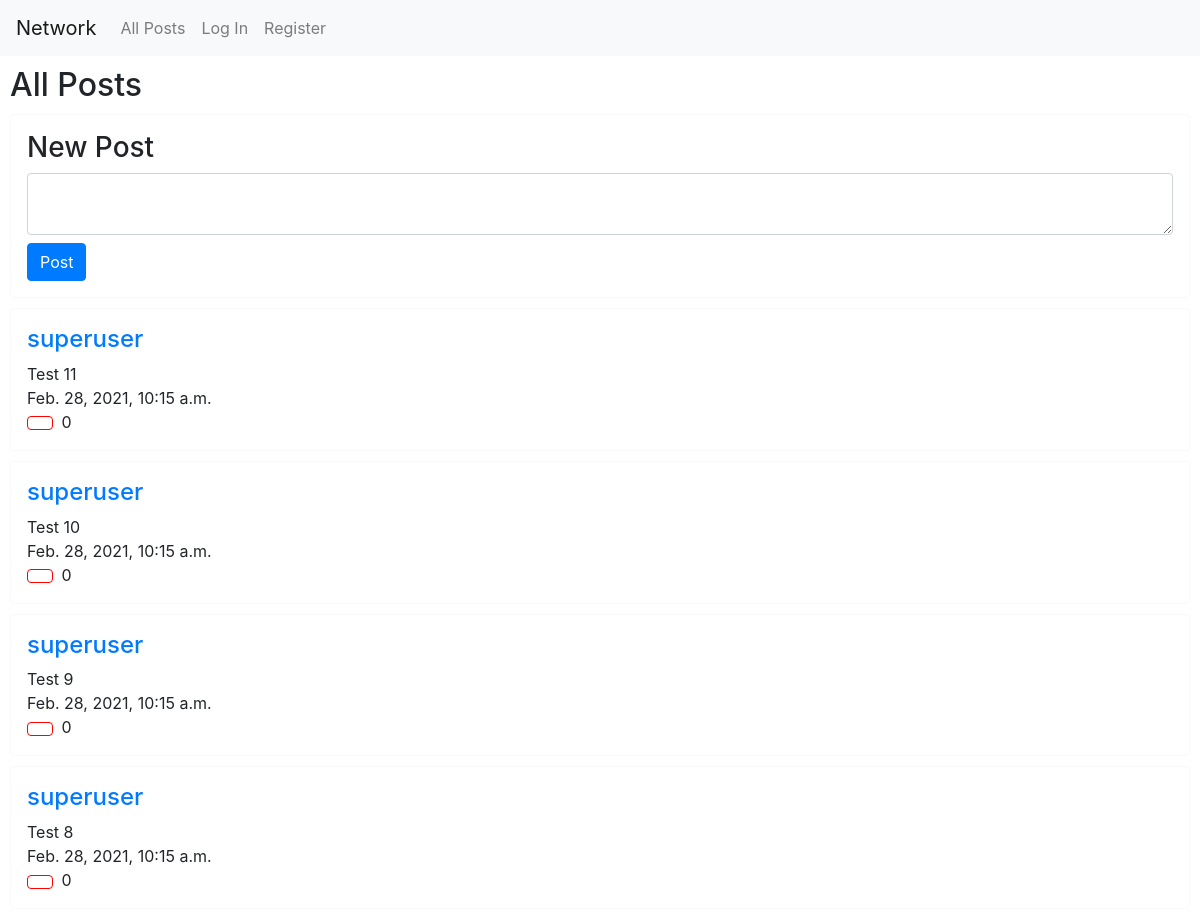
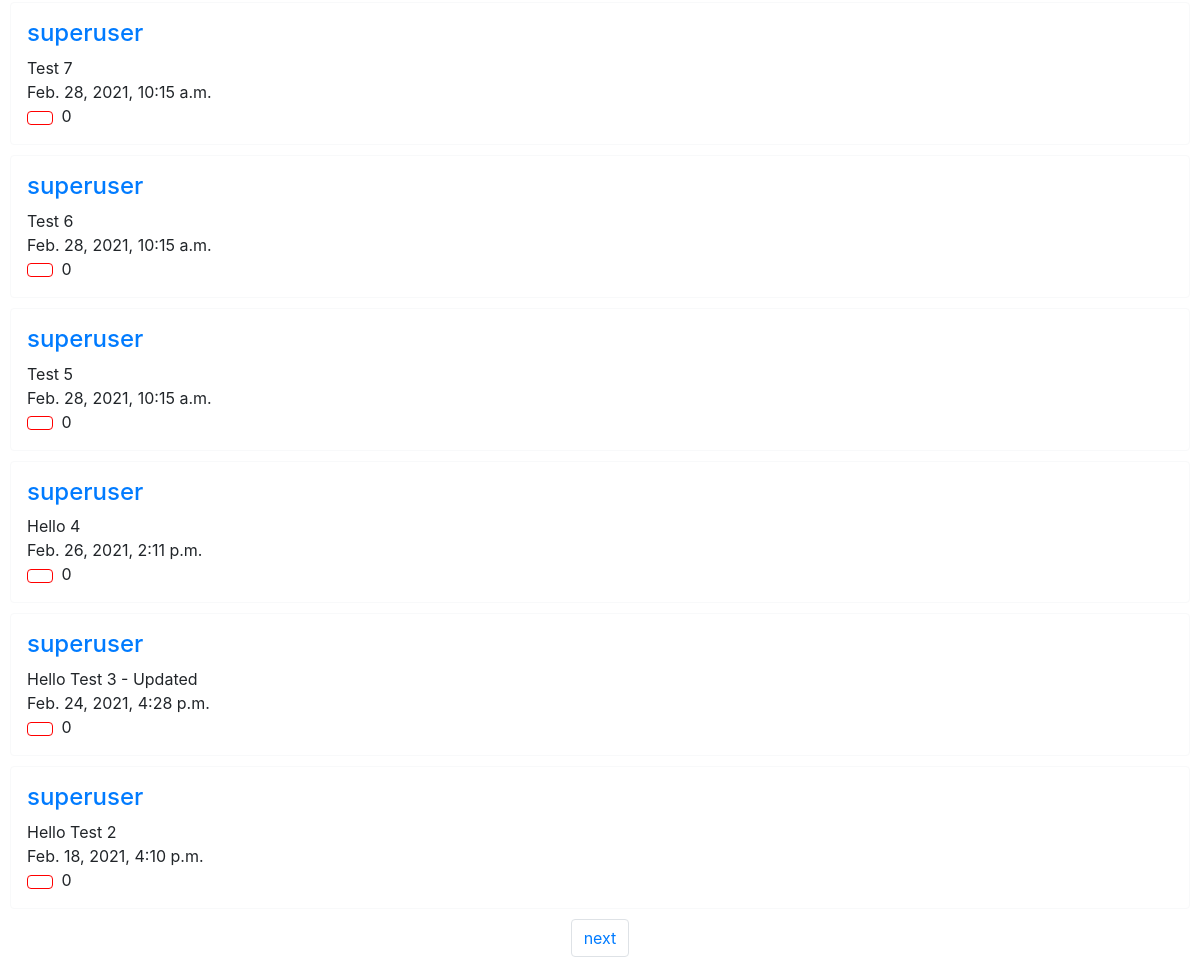
The page / on the database its author committed (2 pictures, top to bottom).
### network/models.py (models this page shows, shortened)
class Post(models.Model):
    user = models.ForeignKey('User', on_delete=models.CASCADE, related_name="user")
    post = models.CharField(max_length=300)
    timestamp = models.DateTimeField()
    likes = models.IntegerField(default=0)

class User(AbstractUser):
    pass

### network/views.py (the view)
# urls.py: path("", views.index, name="index"),
def index(request):
    if request.method == "POST":
        user = request.user
        post = request.POST["post"]
        timestamp = datetime.now()
        if post != "":
            Post.objects.create(user=user, post=post, timestamp=timestamp, likes=0)
    posts = Post.objects.all().order_by('-timestamp')
    for post in posts:
        post.likes = Like.objects.filter(post=post.id).count()
        post.save()
    paginator = Paginator(posts, 10)
    page_number = request.GET.get('page')
    page_obj = paginator.get_page(page_number)
    return render(request, "network/index.html", {
        "page_obj": page_obj # most recent post first
    })

### network/templates/network/index.html (shortened to what this page needs)
{% extends "network/layout.html" %}
{% load static %}
{% block body %}
<div id="all_posts">
    <h2 style="margin: 10px;">All Posts</h2>
    <div class="border border-light rounded p-3" style="margin: 10px;">
        <h3>New Post</h3>
        <form action="{% url 'index' %}" id="new-post-form" method="POST">
            <textarea class="form-control mb-2" name="post" id="new-post-content"></textarea>
            <button type="submit" class="btn btn-primary">Post</button>
        </form>
    </div>
    <div>
        {% for post in page_obj %}
            <div class="border border-light rounded p-3" style="margin: 10px;">
            <h4> <a href="{% url 'profile' post.user.id %}">{{ post.user }}</a></h4>
            <div id="post-{{post.id}}" class="post">{{ post.post }}</div>
            <div>{{ post.timestamp }}</div>
            <button class="btn mr-1 d-inline-block" style="background-color:white; border-color: red;" id="like-btn-{{post.id}}" onclick="like('{{ post.id }}')"></button>
            <div id="like-count-{{post.id}}" class="d-inline-block">{{post.likes}}</div>
            </div>
        {% endfor %}
        <nav>
            <ul class="pagination justify-content-center">
              {% if page_obj.has_next %}
              <li class="page-item"><a class="page-link" href="?page={{ page_obj.next_page_number }}">next</a></li>
              {% endif %}
            </ul>
        </nav>
    </div>
</div>
{% endblock %}

### network/static/network/styles.css (style rules this page uses)
h2 { margin: 10px; }

### rows shown on the page
Post: user "superuser", post "Test 11", timestamp "Feb. 28, 2021, 10:15 a.m.", likes "0"
Post: user "superuser", post "Test 10", timestamp "Feb. 28, 2021, 10:15 a.m.", likes "0"
Post: user "superuser", post "Test 9", timestamp "Feb. 28, 2021, 10:15 a.m.", likes "0"
Post: user "superuser", post "Test 8", timestamp "Feb. 28, 2021, 10:15 a.m.", likes "0"
Post: user "superuser", post "Test 7", timestamp "Feb. 28, 2021, 10:15 a.m.", likes "0"
Post: user "superuser", post "Test 6", timestamp "Feb. 28, 2021, 10:15 a.m.", likes "0"
Post: user "superuser", post "Test 5", timestamp "Feb. 28, 2021, 10:15 a.m.", likes "0"
Post: user "superuser", post "Hello 4", timestamp "Feb. 26, 2021, 2:11 p.m.", likes "0"
Post: user "superuser", post "Hello Test 3 - Updated", timestamp "Feb. 24, 2021, 4:28 p.m.", likes "0"
Post: user "superuser", post "Hello Test 2", timestamp "Feb. 18, 2021, 4:10 p.m.", likes "0"
